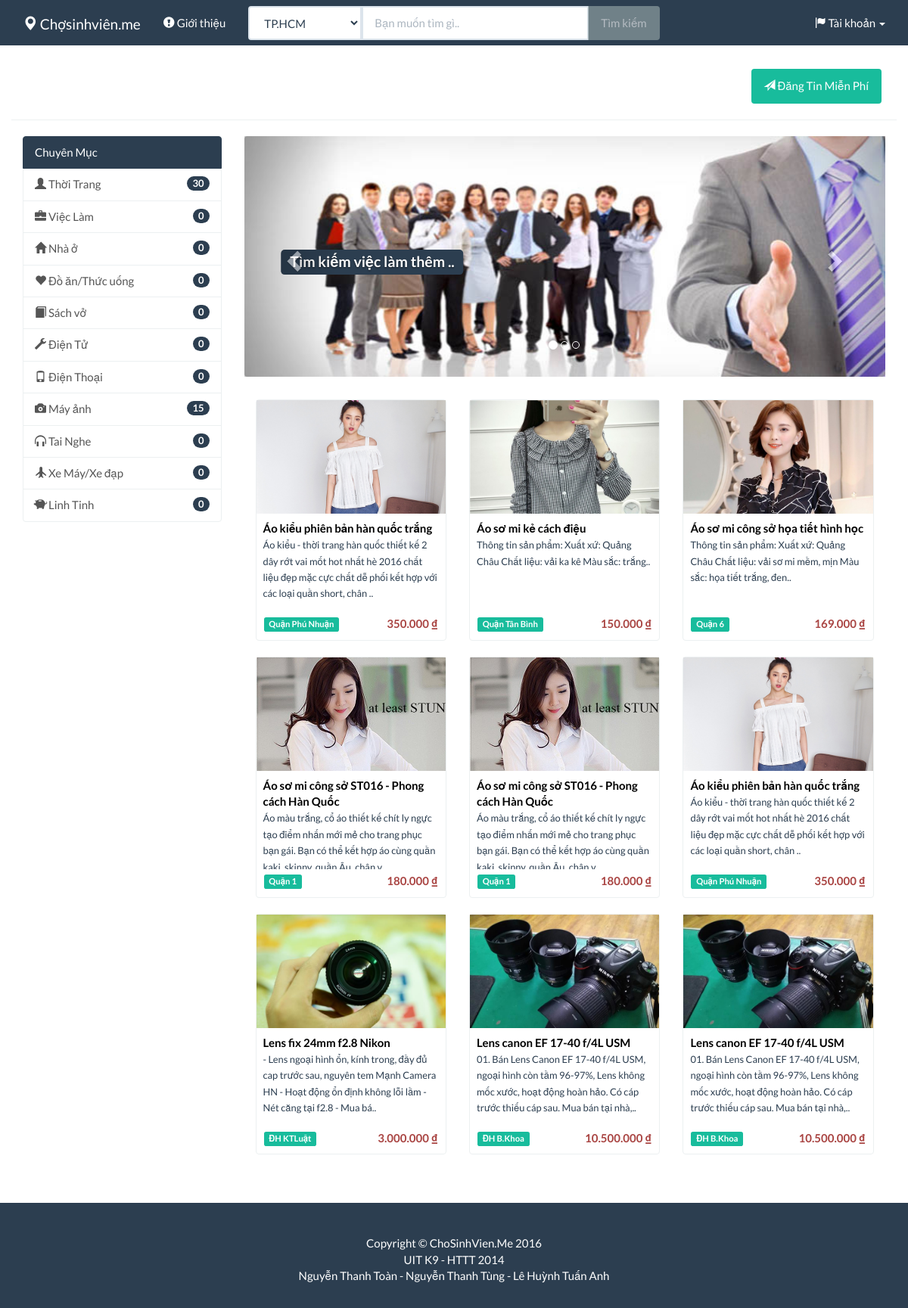
The page / on the database its author committed.
### tables this page shows
CREATE TABLE `postads` (
  `id` int(11) NOT NULL,
  `user` varchar(200) NOT NULL,
  `time` varchar(200) NOT NULL,
  `title` varchar(200) NOT NULL,
  `id_member` varchar(100) NOT NULL,
  `content` text NOT NULL,
  `price` int(11) NOT NULL,
  `address` varchar(50) NOT NULL,
  `contact` varchar(200) NOT NULL,
  `category` varchar(50) NOT NULL,
  `img_1` varchar(200) NOT NULL,
  `img_2` varchar(200) NOT NULL,
  `img_3` varchar(200) NOT NULL,
  `img_4` varchar(200) NOT NULL
);

### loadingpost.php (the view, shortened to what this page needs)
<?php
include('connect.php');
 function adddotstring($strNum) {
        $len = strlen($strNum);
        $counter = 3;
        $result = "";
        while ($len - $counter >= 0)
        {
            $con = substr($strNum, $len - $counter , 3);
            $result = '.'.$con.$result;
            $counter+= 3;
        }
        $con = substr($strNum, 0 , 3 - ($counter - $len) );
        $result = $con.$result;
        if(substr($result,0,1)=='.'){
            $result=substr($result,1,$len+1);
        }
        return $result;
}
$page = isset($_GET['page']) ? (int)$_GET['page'] : 1;
$limit = 9;
$start = ($limit * $page) - $limit;
$sql = "select * from postads order by id desc limit $start,".($limit + 1);
$query = mysqli_query($conn, $sql) or die ('Lỗi câu truy vấn');
$result = array();
while ($row = mysqli_fetch_array($query))
{
    array_push($result, $row);
}
$total = count($result);
    if ($total > $limit){
    for ($i = 0; $i < $total - 1; $i++)
    {
     $result[$i]['content'] = mb_substr($result[$i]['content'],0,150,'UTF-8');
    $price=adddotstring($result[$i]['price']);
            echo"
                   <div class='col-sm-6 col-xs-12 col-lg-4 col-md-4 hidden-xs hidden-sm'>
                        <div class='thumbnail'>
                        <div class='carousel-inner' style='max-height: 150px;'>
                                    <img class='slide-image' src='{$result[$i]['img_1']}' alt=''>
                               </div>
                            <div class='caption'>
                              ";
  echo"
                           <b><a href='details/?id={$result[$i]['id']}'  style='color:black'>{$result[$i]['title']}</a></b>
                                <p><small>{$result[$i]['content']}..</small></p>
                            </div>
                            <div class='ratings' style='margin-top:5px'>
                                <p class='pull-right'><strong style='color:#a94442'>$price ₫</strong></p>
                                <p>
                                    <span class='label label-success'>{$result[$i]['address']}</span>
                                </p>
                            </div>
                        </div>
                    </div>
 ";
    }
    }
?>

### index.php (shortened to what this page needs)
<!DOCTYPE html>
<html lang="en">
<?php
include('header.php');
?>
<body>
<?php
include('menu_login.php');
?>
      <div class="container">
          <div class="row">
<?php
include('category_post.php');
?>
            <div class="col-md-9">
  <div class="row carousel-holder hidden-xs">
                    <div class="col-md-12">
                        <div id="carousel-example-generic" class="carousel slide" data-ride="carousel">
                            <ol class="carousel-indicators">
                                <li data-target="#carousel-example-generic" data-slide-to="0" class="active"></li>
                                <li data-target="#carousel-example-generic" data-slide-to="1"></li>
                                <li data-target="#carousel-example-generic" data-slide-to="2"></li>
                            </ol>
                            <div class="carousel-inner">
                                <div class="item active">
                                    <img class="slide-image" src="img/banner/job.jpg" alt="">
                                    <div class="carousel-caption trickcenter">
                                    <h3><span class ="label label-primary">Tìm kiếm việc làm thêm ..</span></h3>
    </div>
                                </div>
                            </div>
                            <a class="left carousel-control" href="#carousel-example-generic" data-slide="prev">
                                <span class="glyphicon glyphicon-chevron-left"></span>
                            </a>
                            <a class="right carousel-control" href="#carousel-example-generic" data-slide="next">
                                <span class="glyphicon glyphicon-chevron-right"></span>
                            </a>
                        </div>
                    </div>
                </div>
                <div id="content">
            <?php require('loadingpost.php'); ?>
        </div>
            </div>
        </div>
    </div>
<?php
include('footer.php');
?>
</body>
</html>

### header.php (shortened to what this page needs)
<head>
    <link href="http://localhost:8080/chosinhvien/css/bootstrap.min.css" rel="stylesheet">
    <link href="http://localhost:8080/chosinhvien/css/login.css" rel="stylesheet">
    <link href="http://localhost:8080/chosinhvien/css/shop-homepage.css" rel="stylesheet">
</head>

### menu_login.php (shortened to what this page needs)
<nav class="navbar navbar-default navbar-fixed-top" role="navigation">
  <div class="container">
    <div class="navbar-header">
    <a class="navbar-brand" href="http://localhost:8080/chosinhvien/index.php"><span class="glyphicon glyphicon-map-marker"></span> Chợsinhviên.me</a>
    </div>
    <div class="collapse navbar-collapse" id="menu">
      <ul class="nav navbar-nav">
          <li>
                        <a href="http://localhost:8080/chosinhvien/aboutus.php"><span class="glyphicon glyphicon-exclamation-sign"></span> Giới thiệu</a>
                    </li>
         <form   style="width:50%" data-toggle="validator" class="navbar-form navbar-left hidden-sm hidden-xs" role="search" action="http://localhost:8080/chosinhvien/search" method="GET">
      <div class="input-group">
       <span class="input-group-btn">
         <select class="form-control" name="address" id="address"  style="width:150px;border-top-left-radius: 4px;border-bottom-left-radius: 4px;">
                                      <option value="TP.HCM">TP.HCM</option>
                            </select>
        </span>
      <input type="text" style="width: 300px" class="form-control" name="keyword" placeholder="Bạn muốn tìm gì.."  required/>
      <span class="input-group-btn">
        <button class="btn btn-default" type="submit">Tìm kiếm</button>
        </span>
      </div>
      </form>
      </ul>
	      <ul class="nav navbar-nav navbar-right">
<?php
if (!isset($_SESSION['id_member']))
{
     echo "      <li class='dropdown'>
          <a href='#' class='dropdown-toggle' data-toggle='dropdown' role='button' aria-haspopup='true' aria-expanded='false'> <span class='glyphicon glyphicon-flag'></span> Tài khoản <span class='caret'></span></a>
          <ul class='dropdown-menu'>
 <li><a href='http://localhost:8080/chosinhvien/signup.php'><span class='glyphicon glyphicon-pencil'></span> Đăng kí</a></li>
   <li> <a href='#' data-toggle='modal' data-target='#login-modal'> <span class='glyphicon glyphicon-user'></span> Đăng nhập</a></li>
          </ul>
        </li>
";
  }
?>
    </ul>
    </div>
  </div>
</nav>

### category_post.php (shortened to what this page needs)
    <p><a href="http://localhost:8080/chosinhvien/createpost.php" class="btn btn-success pull-right hidden-sm hidden-xs" style="margin-right:20px"><i class="  glyphicon glyphicon-send"></i>  Đăng Tin Miễn Phí</a>
    </p>
<div class="clearfix"></div>
<hr/>
            <div class="col-md-3">
                <div class="list-group hidden-sm hidden-xs" >
                <span class="list-group-item active" > Chuyên Mục </span>
                <div id="showchuyenmuc">
                    <a href="http://localhost:8080/chosinhvien/filter?category=Thời Trang" class="list-group-item"><span class="glyphicon glyphicon-user"></span> Thời Trang
                    <span class = "badge pull-right">   <?php  include('connect.php'); $sql = "SELECT count(id) as total from postads where category='Thời Trang' ";    $result = mysqli_query($conn, $sql);    $data = mysqli_fetch_array($result);echo $data['total'];$conn->close();?>
                    </span>
                    </a>
                    <a href="http://localhost:8080/chosinhvien/filter?category=Việc Làm" class="list-group-item"><span class="glyphicon glyphicon-briefcase"></span> Việc Làm
                    <span class = "badge pull-right">   <?php  include('connect.php'); $sql = "SELECT count(id) as total from postads where category='Việc Làm' ";    $result = mysqli_query($conn, $sql);    $data = mysqli_fetch_array($result);echo $data['total'];$conn->close();?>
                    </span>
                    </a>
                    <a href="http://localhost:8080/chosinhvien/filter?category=Nhà ở" class="list-group-item"><span class="glyphicon glyphicon-home"></span> Nhà ở
                     <span class = "badge pull-right">   <?php  include('connect.php'); $sql = "SELECT count(id) as total from postads where category='Nhà ở' ";    $result = mysqli_query($conn, $sql);    $data = mysqli_fetch_array($result);echo $data['total'];$conn->close();?>
                    </span>
                    </a>
                    <a href="http://localhost:8080/chosinhvien/filter?category=Đồ ăn/Thức uống" class="list-group-item"><span class="glyphicon glyphicon-heart"></span> Đồ ăn/Thức uống
                     <span class = "badge pull-right">   <?php  include('connect.php'); $sql = "SELECT count(id) as total from postads where category='Đồ ăn/Thức uống' ";    $result = mysqli_query($conn, $sql);    $data = mysqli_fetch_array($result);echo $data['total'];$conn->close();?>
                    </span>
                    </a>
                    <a href="http://localhost:8080/chosinhvien/filter?category=Sách vở" class="list-group-item"><span class="glyphicon glyphicon glyphicon-book"></span> Sách vở
                     <span class = "badge pull-right">   <?php  include('connect.php'); $sql = "SELECT count(id) as total from postads where category='Sách vở' ";    $result = mysqli_query($conn, $sql);    $data = mysqli_fetch_array($result);echo $data['total'];$conn->close();?>
                    </span>
                    </a>
                    <a href="http://localhost:8080/chosinhvien/filter?category=Điện Tử" class="list-group-item"><span class="glyphicon glyphicon-wrench"></span> Điện Tử
                     <span class = "badge pull-right">   <?php  include('connect.php'); $sql = "SELECT count(id) as total from postads where category='Điện Tử' ";    $result = mysqli_query($conn, $sql);    $data = mysqli_fetch_array($result);echo $data['total'];$conn->close();?>
                    </span>
                    </a>
                    <a href="http://localhost:8080/chosinhvien/filter?category=Điện Thoại" class="list-group-item"><span class="glyphicon glyphicon-phone"></span> Điện Thoại
                    <span class = "badge pull-right">   <?php  include('connect.php'); $sql = "SELECT count(id) as total from postads where category='Điện Thoại' ";    $result = mysqli_query($conn, $sql);    $data = mysqli_fetch_array($result);echo $data['total'];$conn->close();?>
                    </span>
                    </a>
                    <a href="http://localhost:8080/chosinhvien/filter?category=Máy ảnh" class="list-group-item"><span class="glyphicon glyphicon glyphicon-camera"></span> Máy ảnh
                     <span class = "badge pull-right">   <?php  include('connect.php'); $sql = "SELECT count(id) as total from postads where category='Máy ảnh' ";    $result = mysqli_query($conn, $sql);    $data = mysqli_fetch_array($result);echo $data['total'];$conn->close();?>
                    </span>
                    </a>
                    <a href="http://localhost:8080/chosinhvien/filter?category=Tai Nghe" class="list-group-item"><span class="glyphicon glyphicon glyphicon-headphones"></span> Tai Nghe
                    <span class = "badge pull-right">   <?php  include('connect.php'); $sql = "SELECT count(id) as total from postads where category='Tai Nghe' ";    $result = mysqli_query($conn, $sql);    $data = mysqli_fetch_array($result);echo $data['total'];$conn->close();?>
                    </span>
                    </a>
                    <a href="http://localhost:8080/chosinhvien/filter?category=Xe Máy/Xe đạp" class="list-group-item"><span class="glyphicon glyphicon-plane"></span> Xe Máy/Xe đạp
                     <span class = "badge pull-right">   <?php  include('connect.php'); $sql = "SELECT count(id) as total from postads where category='Xe Máy/Xe đạp' ";    $result = mysqli_query($conn, $sql);    $data = mysqli_fetch_array($result);echo $data['total'];$conn->close();?>
                    </span>
                    </a>
                    <a href="http://localhost:8080/chosinhvien/filter?category=Linh Tinh" class="list-group-item"><span class="glyphicon glyphicon-piggy-bank"></span> Linh Tinh
                     <span class = "badge pull-right">   <?php  include('connect.php'); $sql = "SELECT count(id) as total from postads where category='Linh Tinh' ";    $result = mysqli_query($conn, $sql);    $data = mysqli_fetch_array($result);echo $data['total'];$conn->close();?>
                    </span>
                    </a>
                </div>
                   </div>
            </div>

### footer.php (shortened to what this page needs)
<br/><br/>
        <div class="footer" style="color:white ;position: relative; bottom: 0;width: 100%; background-color: #2c3e50;">
       <br/><br/>
       <center> <div class="col-lg-12" id="contact">
                   <p>Copyright &copy; ChoSinhVien.Me 2016<br/>
				UIT K9 - HTTT 2014<br/>Nguyễn Thanh Toàn - Nguyễn Thanh Tùng - Lê Huỳnh Tuấn Anh</p>
               </div></center>
			<span style="color: #2c3e50">.</span>
       <br>
   </div>

### css/shop-homepage.css (style rules this page uses)
body { padding-top: 70px; }
.slide-image { width: 100%; }
.carousel-holder { margin-bottom: 30px; }
.carousel-control, .item { border-radius: 4px; }
.caption { height: 130px; overflow: hidden; }
.thumbnail img { width: 100%; }
.ratings { padding-right: 10px; padding-left: 10px; color: #d17581; }
.thumbnail { padding: 0; }
.carousel-caption { position: absolute; z-index: 1; display:table; width:100%; height:100%; }
.trickcenter { position: fixed; top: 84%; // 50% for perfect centering left: 50%; transform: translate(-50%, -50%); }

### header.php (style rules this page uses)
a { color: #18bc9c; text-decoration: none; }

### rows shown on the page
postads: img_1 (picture), title "Áo kiểu phiên bản hàn quốc trắng", content "Áo kiểu - thời trang hàn quốc thiết kế 2 dây rớt vai mốt hot nhất hè 2016 chất liệu đẹp mặc cực chất dễ phối kết hợp với các loại quần short, chân", price "350.000", address "Quận Phú Nhuận"
postads: img_1 (picture), title "Áo sơ mi kẻ cách điệu", content "Thông tin sản phẩm: Xuất xứ: Quảng Châu Chất liệu: vải ka kê Màu sắc: trắng", price "150.000", address "Quận Tân Bình"
postads: img_1 (picture), title "Áo sơ mi công sở họa tiết hình học", content "Thông tin sản phẩm: Xuất xứ: Quảng Châu Chất liệu: vải sơ mi mềm, mịn Màu sắc: họa tiết trắng, đen", price "169.000", address "Quận 6"
postads: img_1 (picture), title "Áo sơ mi công sở ST016 - Phong cách Hàn Quốc", content "Áo màu trắng, cổ áo thiết kế chít ly ngực tạo điểm nhấn mới mẻ cho trang phục bạn gái. Bạn có thể kết hợp áo cùng quần…", price "180.000", address "Quận 1"
postads: img_1 (picture), title "Áo sơ mi công sở ST016 - Phong cách Hàn Quốc", content "Áo màu trắng, cổ áo thiết kế chít ly ngực tạo điểm nhấn mới mẻ cho trang phục bạn gái. Bạn có thể kết hợp áo cùng quần…", price "180.000", address "Quận 1"
postads: img_1 (picture), title "Áo kiểu phiên bản hàn quốc trắng", content "Áo kiểu - thời trang hàn quốc thiết kế 2 dây rớt vai mốt hot nhất hè 2016 chất liệu đẹp mặc cực chất dễ phối kết hợp với các loại quần short, chân", price "350.000", address "Quận Phú Nhuận"
postads: img_1 (picture), title "Lens fix 24mm f2.8 Nikon", content "- Lens ngoại hình ổn, kính trong, đầy đủ cap trước sau, nguyên tem Mạnh Camera HN - Hoạt động ổn định không lỗi lầm - Nét căng tại f2.8 - Mua bá", price "3.000.000", address "ĐH KTLuật"
postads: img_1 (picture), title "Lens canon EF 17-40 f/4L USM", content "01. Bán Lens Canon EF 17-40 f/4L USM, ngoại hình còn tầm 96-97%, Lens không mốc xước, hoạt động hoàn hảo. Có cáp trước thiếu cáp sau. Mua bán tại nhà,", price "10.500.000", address "ĐH B.Khoa"
postads: img_1 (picture), title "Lens canon EF 17-40 f/4L USM", content "01. Bán Lens Canon EF 17-40 f/4L USM, ngoại hình còn tầm 96-97%, Lens không mốc xước, hoạt động hoàn hảo. Có cáp trước thiếu cáp sau. Mua bán tại nhà,", price "10.500.000", address "ĐH B.Khoa"

### other values the page prints
$data['total'] "30"
$data['total'] "0"
$data['total'] "15"
